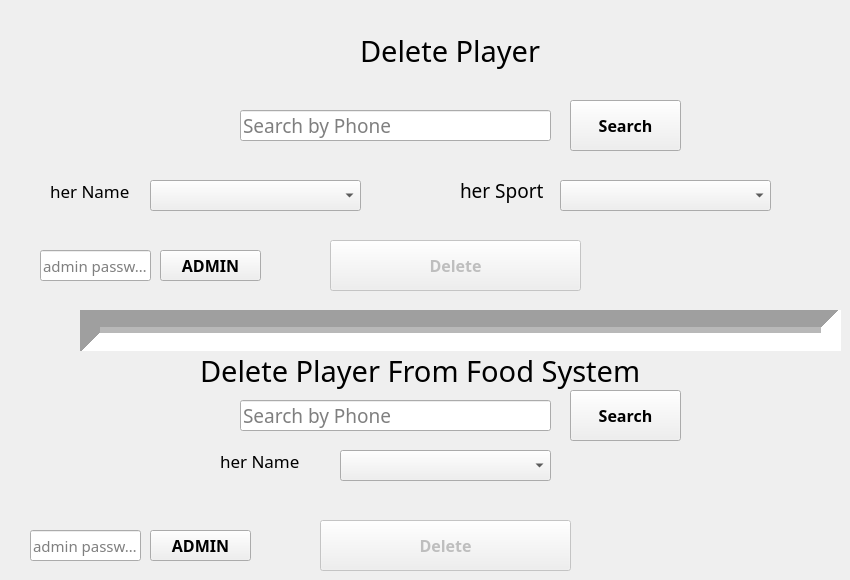
      <widget class="QWidget" name="tab_18">
       <attribute name="title">
        <string>Delete Player</string>
       </attribute>
       <widget class="QLabel" name="label_22">
        <property name="geometry">
         <rect>
          <x>360</x>
          <y>20</y>
          <width>211</width>
          <height>61</height>
         </rect>
        </property>
        <property name="font">
         <font>
          <family>Javanese Text</family>
          <pointsize>22</pointsize>
         </font>
        </property>
        <property name="text">
         <string>Delete Player</string>
        </property>
       </widget>
       <widget class="QLineEdit" name="lineEdit_11">
        <property name="geometry">
         <rect>
          <x>240</x>
          <y>110</y>
          <width>311</width>
          <height>31</height>
         </rect>
        </property>
        <property name="font">
         <font>
          <family>Javanese Text</family>
          <pointsize>14</pointsize>
         </font>
        </property>
        <property name="placeholderText">
         <string>Search by Phone</string>
        </property>
       </widget>
       <widget class="QPushButton" name="pushButton_29">
        <property name="geometry">
         <rect>
          <x>570</x>
          <y>100</y>
          <width>111</width>
          <height>51</height>
         </rect>
        </property>
        <property name="font">
         <font>
          <family>Javanese Text</family>
          <pointsize>12</pointsize>
          <weight>75</weight>
          <bold>true</bold>
         </font>
        </property>
        <property name="cursor">
         <cursorShape>PointingHandCursor</cursorShape>
        </property>
        <property name="text">
         <string>Search</string>
        </property>
       </widget>
       <widget class="QPushButton" name="pushButton_30">
        <property name="enabled">
         <bool>false</bool>
        </property>
        <property name="geometry">
         <rect>
          <x>330</x>
          <y>240</y>
          <width>251</width>
          <height>51</height>
         </rect>
        </property>
        <property name="font">
         <font>
          <family>Javanese Text</family>
          <pointsize>12</pointsize>
          <weight>75</weight>
          <bold>true</bold>
         </font>
        </property>
        <property name="cursor">
         <cursorShape>PointingHandCursor</cursorShape>
        </property>
        <property name="styleSheet">
         <string notr="true">:hover{

background:red;
}</string>
        </property>
        <property name="text">
         <string>Delete</string>
        </property>
       </widget>
       <widget class="QComboBox" name="comboBox_7">
        <property name="geometry">
         <rect>
          <x>560</x>
          <y>180</y>
          <width>211</width>
          <height>31</height>
         </rect>
        </property>
        <property name="font">
         <font>
          <pointsize>13</pointsize>
         </font>
        </property>
       </widget>
       <widget class="QLabel" name="label_36">
        <property name="geometry">
         <rect>
          <x>200</x>
          <y>340</y>
          <width>461</width>
          <height>61</height>
         </rect>
        </property>
        <property name="font">
         <font>
          <family>Javanese Text</family>
          <pointsize>22</pointsize>
         </font>
        </property>
        <property name="text">
         <string>Delete Player From Food System</string>
        </property>
       </widget>
       <widget class="QLineEdit" name="lineEdit_27">
        <property name="geometry">
         <rect>
          <x>240</x>
          <y>400</y>
          <width>311</width>
          <height>31</height>
         </rect>
        </property>
        <property name="font">
         <font>
          <family>Javanese Text</family>
          <pointsize>14</pointsize>
         </font>
        </property>
        <property name="placeholderText">
         <string>Search by Phone</string>
        </property>
       </widget>
       <widget class="QPushButton" name="pushButton_44">
        <property name="geometry">
         <rect>
          <x>570</x>
          <y>390</y>
          <width>111</width>
          <height>51</height>
         </rect>
        </property>
        <property name="font">
         <font>
          <family>Javanese Text</family>
          <pointsize>12</pointsize>
          <weight>75</weight>
          <bold>true</bold>
         </font>
        </property>
        <property name="cursor">
         <cursorShape>PointingHandCursor</cursorShape>
        </property>
        <property name="text">
         <string>Search</string>
        </property>
       </widget>
       <widget class="QPushButton" name="pushButton_45">
        <property name="enabled">
         <bool>false</bool>
        </property>
        <property name="geometry">
         <rect>
          <x>320</x>
          <y>520</y>
          <width>251</width>
          <height>51</height>
         </rect>
        </property>
        <property name="font">
         <font>
          <family>Javanese Text</family>
          <pointsize>12</pointsize>
          <weight>75</weight>
          <bold>true</bold>
         </font>
        </property>
        <property name="cursor">
         <cursorShape>PointingHandCursor</cursorShape>
        </property>
        <property name="styleSheet">
         <string notr="true">:hover{

background:red;
}</string>
        </property>
        <property name="text">
         <string>Delete</string>
        </property>
       </widget>
       <widget class="Line" name="line">
        <property name="geometry">
         <rect>
          <x>80</x>
          <y>310</y>
          <width>761</width>
          <height>41</height>
         </rect>
        </property>
        <property name="lineWidth">
         <number>20</number>
        </property>
        <property name="midLineWidth">
         <number>6</number>
        </property>
        <property name="orientation">
         <enum>Qt::Horizontal</enum>
        </property>
       </widget>
       <widget class="QPushButton" name="pushButton_47">
        <property name="enabled">
         <bool>true</bool>
        </property>
        <property name="geometry">
         <rect>
          <x>160</x>
          <y>250</y>
          <width>101</width>
          <height>31</height>
         </rect>
        </property>
        <property name="font">
         <font>
          <family>Javanese Text</family>
          <pointsize>12</pointsize>
          <weight>75</weight>
          <bold>true</bold>
         </font>
        </property>
        <property name="cursor">
         <cursorShape>PointingHandCursor</cursorShape>
        </property>
        <property name="styleSheet">
         <string notr="true">:hover{
background:green;
	color: rgb(255, 255, 255);
}</string>
        </property>
        <property name="text">
         <string>ADMIN</string>
        </property>
       </widget>
       <widget class="QLineEdit" name="lineEdit_30">
        <property name="geometry">
         <rect>
          <x>40</x>
          <y>250</y>
          <width>111</width>
          <height>31</height>
         </rect>
        </property>
        <property name="font">
         <font>
          <family>Lucida Bright</family>
          <pointsize>11</pointsize>
         </font>
        </property>
        <property name="echoMode">
         <enum>QLineEdit::Password</enum>
        </property>
        <property name="placeholderText">
         <string>admin password</string>
        </property>
       </widget>
       <widget class="QComboBox" name="comboBox_10">
        <property name="geometry">
         <rect>
          <x>150</x>
          <y>180</y>
          <width>211</width>
          <height>31</height>
         </rect>
        </property>
        <property name="font">
         <font>
          <pointsize>13</pointsize>
         </font>
        </property>
       </widget>
       <widget class="QLabel" name="label_39">
        <property name="geometry">
         <rect>
          <x>460</x>
          <y>170</y>
          <width>101</width>
          <height>41</height>
         </rect>
        </property>
        <property name="font">
         <font>
          <family>Javanese Text</family>
          <pointsize>14</pointsize>
         </font>
        </property>
        <property name="text">
         <string>her Sport</string>
        </property>
       </widget>
       <widget class="QLabel" name="label_40">
        <property name="geometry">
         <rect>
          <x>50</x>
          <y>160</y>
          <width>91</width>
          <height>61</height>
         </rect>
        </property>
        <property name="font">
         <font>
          <family>Javanese Text</family>
          <pointsize>13</pointsize>
         </font>
        </property>
        <property name="text">
         <string>her Name</string>
        </property>
       </widget>
       <widget class="QLabel" name="label_41">
        <property name="geometry">
         <rect>
          <x>220</x>
          <y>430</y>
          <width>91</width>
          <height>61</height>
         </rect>
        </property>
        <property name="font">
         <font>
          <family>Javanese Text</family>
          <pointsize>13</pointsize>
         </font>
        </property>
        <property name="text">
         <string>her Name</string>
        </property>
       </widget>
       <widget class="QComboBox" name="comboBox_11">
        <property name="geometry">
         <rect>
          <x>340</x>
          <y>450</y>
          <width>211</width>
          <height>31</height>
         </rect>
        </property>
        <property name="font">
         <font>
          <pointsize>13</pointsize>
         </font>
        </property>
       </widget>
       <widget class="QLineEdit" name="lineEdit_31">
        <property name="geometry">
         <rect>
          <x>30</x>
          <y>530</y>
          <width>111</width>
          <height>31</height>
         </rect>
        </property>
        <property name="font">
         <font>
          <family>Lucida Bright</family>
          <pointsize>11</pointsize>
         </font>
        </property>
        <property name="echoMode">
         <enum>QLineEdit::Password</enum>
        </property>
        <property name="placeholderText">
         <string>admin password</string>
        </property>
       </widget>
       <widget class="QPushButton" name="pushButton_48">
        <property name="enabled">
         <bool>true</bool>
        </property>
        <property name="geometry">
         <rect>
          <x>150</x>
          <y>530</y>
          <width>101</width>
          <height>31</height>
         </rect>
        </property>
        <property name="font">
         <font>
          <family>Javanese Text</family>
          <pointsize>12</pointsize>
          <weight>75</weight>
          <bold>true</bold>
         </font>
        </property>
        <property name="cursor">
         <cursorShape>PointingHandCursor</cursorShape>
        </property>
        <property name="styleSheet">
         <string notr="true">:hover{
background:green;
	color: rgb(255, 255, 255);
}</string>
        </property>
        <property name="text">
         <string>ADMIN</string>
        </property>
       </widget>
      </widget>
